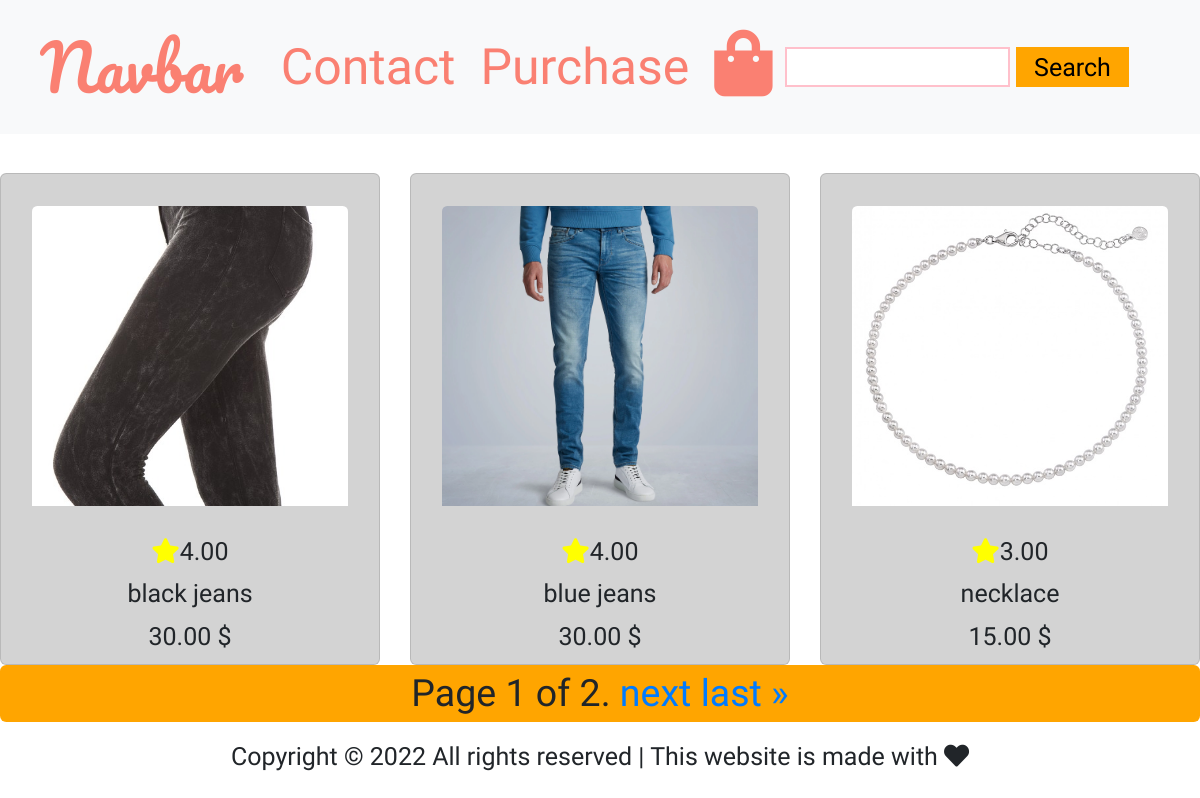
Screenshot of /products/ with the database file from the repository.
### cart/models.py (models this page shows, shortened)
class Product(models.Model):
    category = models.ForeignKey('Category', on_delete=models.CASCADE)
    name = models.CharField(max_length=254)
    slug = models.SlugField(unique=True, null=True)
    description = models.TextField()
    price = models.DecimalField(max_digits=6, decimal_places=2)
    rating = models.DecimalField(max_digits=6, decimal_places=2,
                                 null=True, blank=True)
    image = models.ImageField()
    active = models.BooleanField(default=False)
    def get_absolute_url(self):
        return reverse("cart:product-detail", kwargs={'slug': self.slug})

### cart/views.py (the view)
# urls.py: path('', views.ProductListView.as_view(), name='products'),
class ProductListView(generic.ListView):
    template_name = 'cart/products.html'
    model = Product
    paginate_by = 3
    """Used to filter throw the data"""
    def get_queryset(self):
        query = self.request.GET.get('q')
        if query:
            object_list = self.model.objects.filter(name__icontains=query)
        else:
            object_list = self.model.objects.all()
        return object_list

### templates/cart/products.html (shortened to what this page needs)
{% extends "base.html" %}
{% load static %}
{% block page_header %}
    <div class="container header-container">
        <div class="row">
            <div class="col"></div>
        </div>
    </div>
{% endblock %}
{% block content %}
    <div class="row">
        {% if object_list %}
        {% for product in object_list %}
         <div class="col-lg-4">
             <div class="card allproducts">
                <a href="{{ product.get_absolute_url }}">
                  <div class="card-body">
                      <img class=" card-img-top" src="{{ product.image.url }}" alt="{{ product.name }}">
                  </div>
                </a>
                <div class="card-content">
                  {% if product.rating %}
                  <h6 class="text-center"><i style="color:yellow;"  class="fa fa-star" style="font-size: small;"></i>{{ product.rating }}</h6>
                  {% else %}
                  <h6 class="text-center">No rating</h6>
                  {% endif %}
                  <h6 class="text-center">{{ product.name }}</h6>
                  <h6 class="text-center">{{ product.price }} $</h6>
                </div>
             </div>
        </div>
        {% endfor %}
        {% else %}
        <div class="Error-search">
            <h4 > Not results found. </h4>
        </div>
      {% endif %}
    </div>
    <div class="pagination">
      <span class="step-links">
          <span class="current">
              Page {{ page_obj.number }} of {{ page_obj.paginator.num_pages }}.
          </span>
          {% if page_obj.has_next %}
              <a href="?page={{ page_obj.next_page_number }}">next</a>
              <a href="?page={{ page_obj.paginator.num_pages }}">last &raquo;</a>
          {% endif %}
      </span>
  </div>
{% endblock %}

### templates/base.html (shortened to what this page needs)
{% load static %}
<!doctype html>
<html lang="en">
  <head>
    <link rel="stylesheet" href="https://maxcdn.bootstrapcdn.com/bootstrap/4.0.0/css/bootstrap.min.css">
    <link rel="stylesheet" href="{% static 'css/base.css' %}">
    <link rel="stylesheet" href="https://cdnjs.cloudflare.com/ajax/libs/font-awesome/5.15.3/css/all.min.css">
  </head>
  {% include 'include/navbar.html' %}
  <body>
    {% block page_header %}
    {% endblock %}
    {% block content %}
    {% endblock %}
    {% include 'include/footer.html' %}
  </body>
</html>

### templates/include/navbar.html (shortened to what this page needs)
<nav class="navbar navbar-expand-lg center-fixed bg-light">
    <div class="container-fluid">
      <a class="navbar-brand" href="#">Navbar</a>
      <div class="collapse navbar-collapse justify-content-between" id="navCollapse">
        <ul class="navbar-nav m-auto my-2 mb-lg-0">
          <li class="nav-item">
            <a class="nav-link active" aria-current="page" href="#">Contact</a>
          </li>
          <li class="nav-item">
            <a class="nav-link" href="#">Purchase</a>
          </li>
          <li class="nav-item">
            <li class="list-inline-item">
              <a class="{% if order.get_subtotal %}text-info font-weight-bold{% else %}text-black{% endif %} nav-link" href="{% url 'cart:bag' %}">
                  <div class="text-center">
                      <div><i class="fas fa-shopping-bag fa-lg"></i></div>
                  </div>
              </a>
          </li>
          </li>
        </ul>
        <form class="form" method="GET" action="{% url 'cart:products' %}">
          <input type='text' class="search" name='q' value='{{ request.GET.q }}'>
          <input class="button btn0" type='submit' value="Search">
        </form>
      </div>
    </div>
  </nav>

### templates/include/footer.html (shortened to what this page needs)
<footer class="sticky-footer">
    <div class="container">
        <div class="row text-center">
            <div class="col-md-12">
                <p>
                    Copyright &copy;
                    All rights reserved | This website is made with <i class="fas fa-heart"></i>
                </p>
            </div>
        </div>
    </div>
</footer>

### static/css/base.css (style rules this page uses)
:root { --black:#2c2c54; --orange:#ff9f1a; }
html, body { font-family: 'Dongle'; font-size: 25px; overflow: auto; min-height: 100vh; }
.nav-link { color: salmon; font-size: 2rem; }
.navbar-brand { font-family:'Pacifico', 'cursive'; font-size: 2.5rem; color: salmon; }
.search { height: 40px; width: 60%; border: 2px solid pink; }
.btn0 { height: 40px; width: 30%; border: none; background-color: orange; }
.allproducts { background-color: lightgray; font-weight: bold; font-size: 1.2em; margin-top: 10%; }
.card-img-top { width: 100%; height: 25vw; object-fit: cover; }
.pagination { font-size: 1.5rem; margin-top: 5%; text-align: center; justify-content: center; background-color: orange; position: sticky; top: 80%; margin-top: auto; bottom: 0; }
.sticky-footer { position: sticky; top: 100%; margin-top: auto; bottom: 0; }

### rows the page displays
Product: image (picture), rating "4.00", name "black jeans", price "30.00"
Product: image (picture), rating "4.00", name "blue jeans", price "30.00"
Product: image (picture), rating "3.00", name "necklace", price "15.00"

### other values shown
{{ page_obj.number }} "1"
{{ page_obj.paginator.num_pages }} "2"
